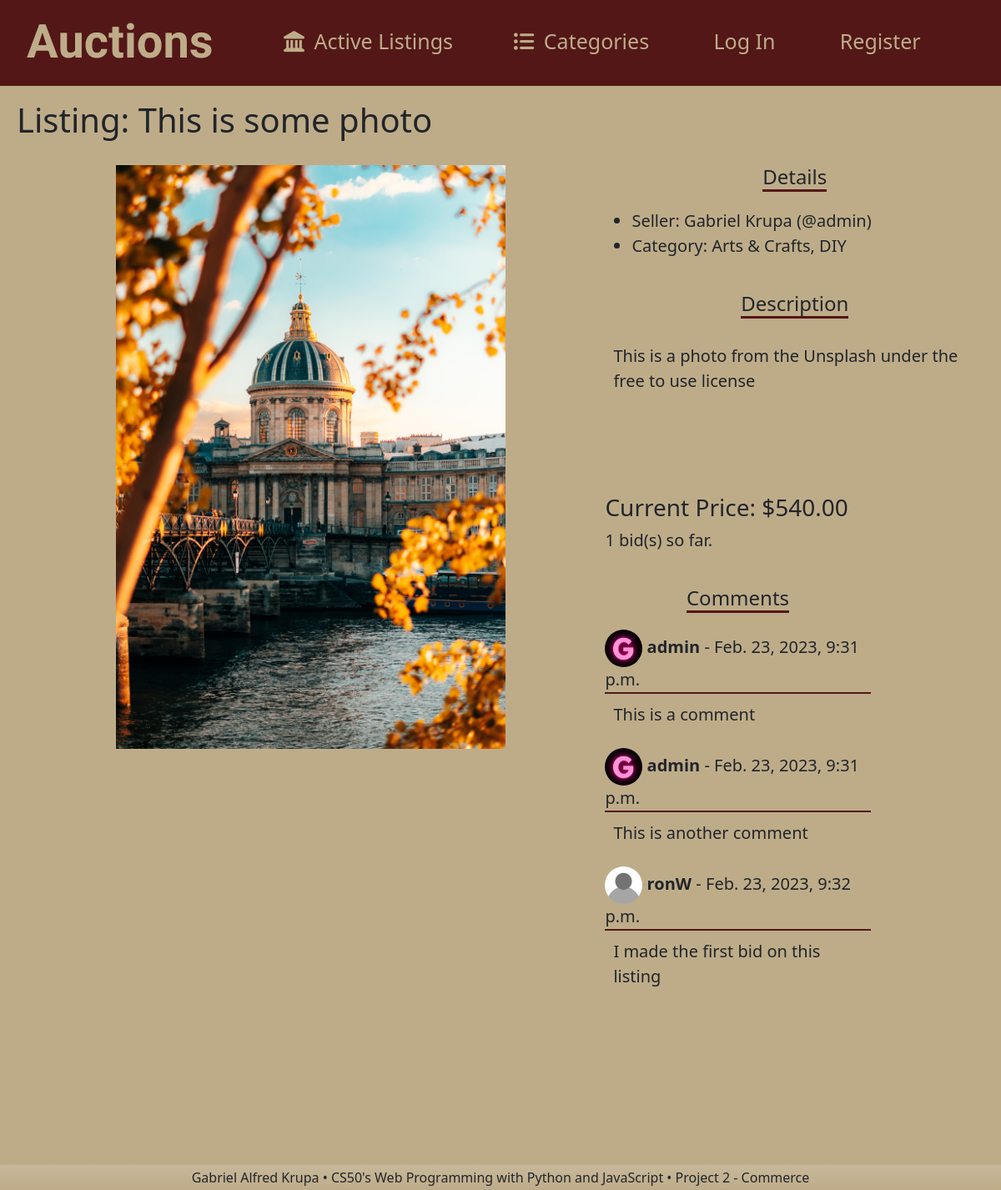
/listing/11, run on the app's committed database.
### auctions/models.py (models this page shows, shortened)
class AuctionListing(models.Model):
    category = models.CharField(max_length=50, choices=CATEGORIES, verbose_name="category")
    user = models.ForeignKey(User, on_delete=models.CASCADE, related_name="seller", verbose_name="seller")
    picture = models.ImageField(default='default_listing.png')
    title = models.CharField(max_length=100, verbose_name='Title')
    price = models.DecimalField(max_digits=6, decimal_places=2, verbose_name="Price in USD($)", validators=[MinValueValidator(0.01)])
    description = models.TextField(max_length=1000)
    date = models.DateTimeField(auto_now_add=True, verbose_name="Listed on")
    sold_to = models.ForeignKey(User, on_delete=models.CASCADE, related_name="buyer", verbose_name="buyer", null=True, blank=True)
    closed = models.IntegerField(max_length = 1, default=0, validators=[MinValueValidator(0), MaxValueValidator(1)])

class User(AbstractUser):
    date = models.DateTimeField(auto_now_add=True, verbose_name="Member since")
    picture = models.ImageField(default='default_avatar.png')

class Comment(models.Model):
    user = models.ForeignKey(User, on_delete=models.CASCADE, related_name="comment", verbose_name="comment")
    listing = models.ForeignKey(AuctionListing, on_delete=models.CASCADE, related_name="listing_comment", verbose_name="Listing")
    comment = models.TextField(max_length=1000)
    date = models.DateTimeField(auto_now_add=True)

### auctions/views.py (the view, shortened to what this page needs)
# urls.py: path("listing/<int:listing_id>", views.listing, {'user_id': None}, name="listing"),
def listing(request, listing_id, user_id=None):
    update_prices()
    listing = AuctionListing.objects.get(pk=listing_id)
    if not request.user.is_authenticated or user_id is None:
        return render(request, 'auctions/listing.html', {
        "listing": listing,
        "Num_bids": len(Bid.objects.all().filter(listing_id=listing.pk)),
        "comments": Comment.objects.all().filter(listing_id=listing.pk),
        "users": User.objects.all(),
        "current_bid": Bid.objects.all().filter(listing_id=listing.pk).last()
    })

### auctions/views.py (called while the page is built)
def update_prices():
    for listing in AuctionListing.objects.all():
        try:
            new_price = Bid.objects.filter(listing_id=listing.pk).last()
            if new_price.bid > listing.price:
                AuctionListing.objects.filter(pk=listing.pk).update(price=new_price.bid)
        except AttributeError:
            continue
    return

### auctions/templates/auctions/listing.html (shortened to what this page needs)
{% extends "auctions/layout.html" %}
{% block body %}
    <main id="body-listing">
        <div class="listing-top">
            <h1 class="listing-page">Listing: {{listing.title}}</h1>
        </div>
        <div id="img-desc">
            <div id="list-img-div">
                <img id="list-img" src="{{listing.picture.url}}" alt="Image of {{listing.title}}">
            </div>
            <div id="details">
                <div class="details contain">
                    <h4>Details</h4>
                    <ul>
                        <li>Seller: <a href="/profiles/{{listing.user.username}}">{{listing.user.first_name}} {{listing.user.last_name}} (@{{listing.user.username}})</a></li>
                        <li>Category: <a href="/category/{{listing.category}}">{{listing.category}}</a></li>
                    </ul>
                </div>
                <div class="description contain">
                    <h4>Description</h4>
                    <div class="desc-content">{{listing.description}}</div>
                </div>
                <div class="price contain">
                    {% if not listing.closed %}
                        <h3>Current Price: ${{listing.price}}</h3>
                    {% else %}
                        <h3>Sold at ${{listing.price}}.</h3>
                    {% endif %}
                    <div class="place-bid">
                        {% if not listing.closed %}
                            {{Num_bids}} bid(s) so far.
                        {% endif %}
                    </div>
                </div>
                <div id="comment-section">
                    <h4>Comments</h4>
                    {% if comments %}
                        {% for comment in comments%}
                            <div class="comment">
                                <div class="profile-detail">
                                    <img src="{{comment.user.picture.url}}" class="profile-picture" alt="Profile avatar" height="45px">
                                    <span><strong>{{comment.user.username}}</strong> - {{comment.date}}</span>
                                </div>
                                <div class="comment-content">
                                    {{comment.comment}}
                                </div>
                            </div>
                        {% endfor %}
                    {% else %}
                        <h5 id="no-comment">No comments</h5>
                    {% endif %}
                </div>
            </div>
        </div>
    </main>
{% endblock %}

### auctions/static/auctions/styles.css (style rules this page uses)
* { padding: 0; margin: 0; }
a, a:hover, a:focus { text-decoration: none; color: inherit; }
body { height: 100vh; width: 100%; display: flex; flex-direction: column; background-color: #beac89; }
body:has(h1.listing-page) #body-listing { padding: 20px; display: flex; flex-direction: column; justify-content: flex-start; }
body:has(h1.listing-page) .listing-top { display: flex; flex-direction: row; }
body:has(h1.listing-page) .listing-page { margin-bottom: 30px; left: 50%; right: 50%; }
body:has(h1.listing-page) #img-desc { width: inherit; display: flex; flex-direction: row; }
body:has(h1.listing-page) #img-desc #list-img-div { display: flex; align-items: center; justify-content: center; width: 900px; height: 700px; }
body:has(h1.listing-page) #img-desc #list-img-div #list-img { object-fit: contain; height: inherit; }
body:has(h1.listing-page) #img-desc #details { overflow: hidden; overflow-y: auto; width: 50%; height: 70vh; font-size: 20px; }
body:has(h1.listing-page) #img-desc #details .contain { margin-bottom: 40px; }
body:has(h1.listing-page) #img-desc #details h4 { width: fit-content; margin-left: auto; margin-right: auto; border-bottom: 3px solid #531717; margin-bottom: 20px; }
body:has(h1.listing-page) #img-desc #details .desc-content { overflow: hidden; overflow-y: auto; height: 150px; padding: 10px; }
body:has(h1.listing-page) #img-desc #details #comment-section { padding-right: 30%; }
body:has(h1.listing-page) #img-desc #details #comment-section .profile-detail { border-bottom: 2px solid #531717; }
body:has(h1.listing-page) #img-desc #details #comment-section .profile-picture { border-radius: 50%; }
body:has(h1.listing-page) #img-desc #details #comment-section .comment-content { padding: 10px; margin-bottom: 15px; }

### data on the page
AuctionListing: title "This is some photo", picture (picture), user.first_name "Gabriel", user.last_name "Krupa", user.username "admin", category "Arts & Crafts, DIY", description "This is a photo from the Unsplash under the free to use license", price "540.00"
Comment: user.picture (picture), user.username "admin", date "Feb. 23, 2023, 9:31 p.m.", comment "This is a comment"
Comment: user.picture (picture), user.username "admin", date "Feb. 23, 2023, 9:31 p.m.", comment "This is another comment"
Comment: user.picture (placeholder picture), user.username "ronW", date "Feb. 23, 2023, 9:32 p.m.", comment "I made the first bid on this listing"

### other printed values
{{ Num_bids }} "1"
